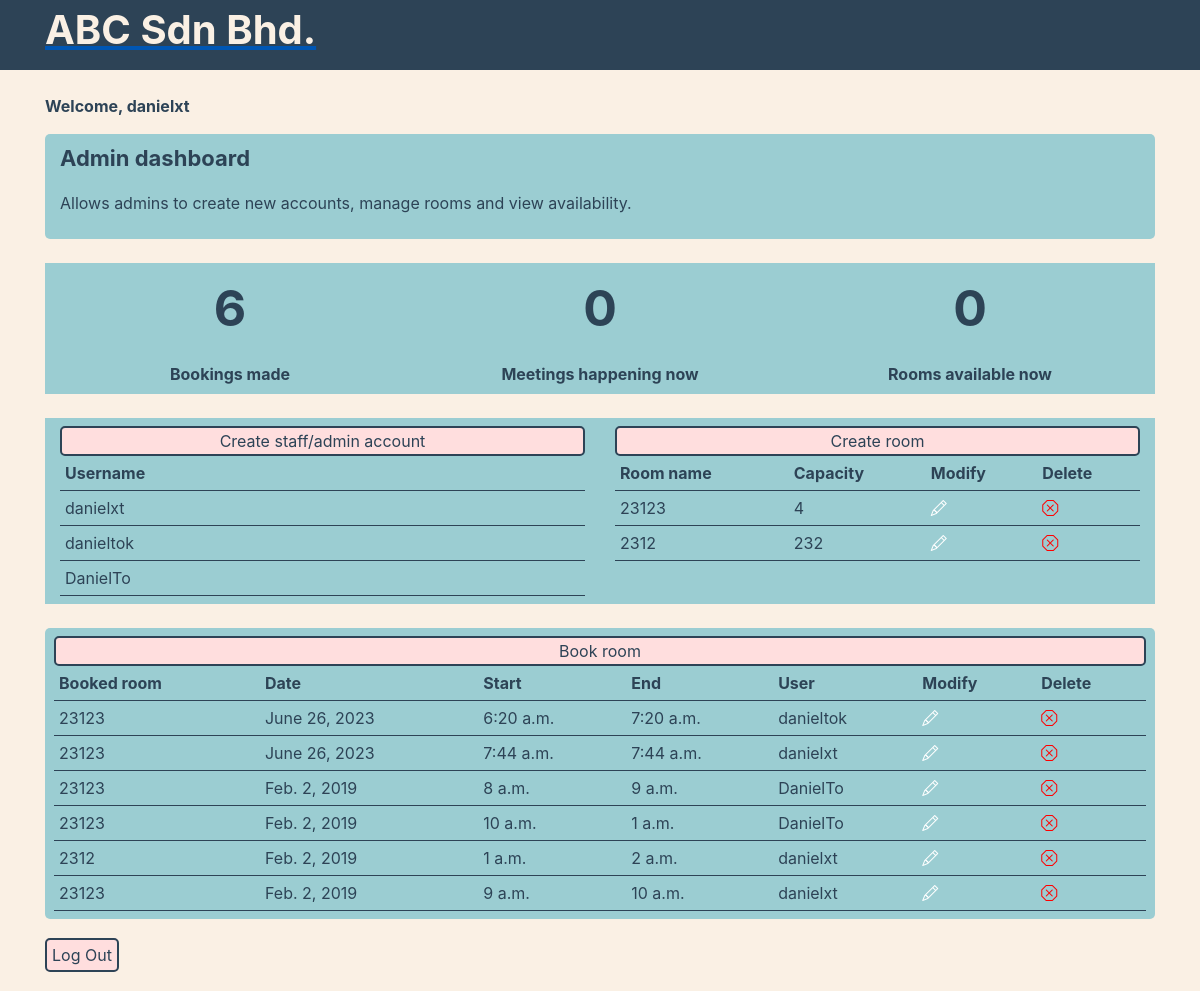
The app's page / (signed in), older data.
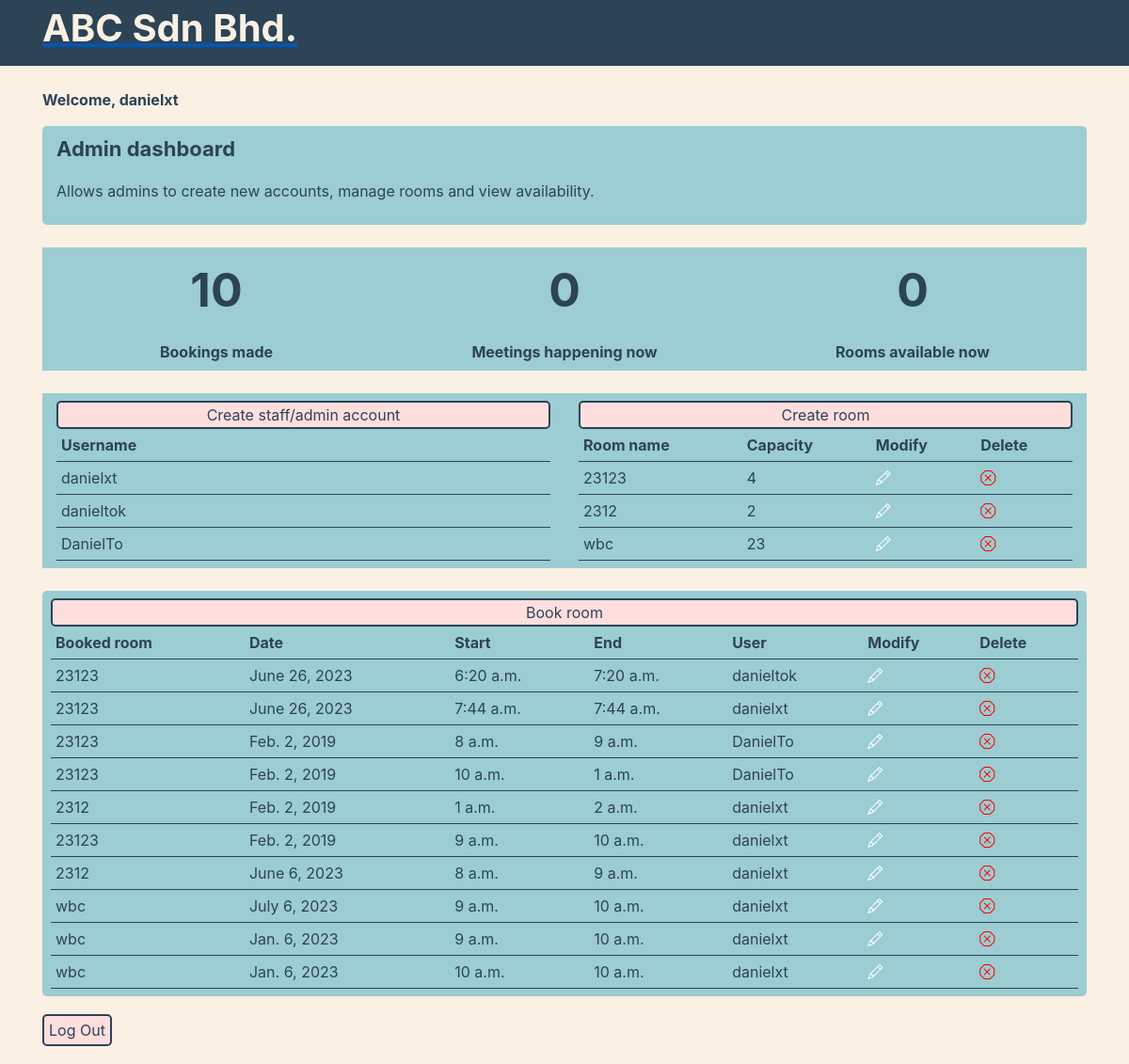
The same page, newer data.
### rooms/models.py (models this page shows)
class Room(models.Model):
    roomName = models.CharField(max_length=50, unique=True)
    capacity = models.IntegerField(default=0)
    createdAt = models.DateTimeField(auto_now_add=True)
    def __str__(self):
        return self.roomName

### booking/models.py (models this page shows)
class RoomBooking(models.Model):
    roomName = models.ForeignKey('rooms.Room', on_delete=models.CASCADE)
    userName = models.ForeignKey(User, on_delete=models.CASCADE, default="")
    date = models.DateField()
    start = models.TimeField()
    end = models.TimeField()

### roomBooking/views.py (the view)
# urls.py: path('', setupHomePage, name='home'),
def setupHomePage(request): # calls room view, user view, bookings view to display on page
    roomData = Room.objects.all()
    userData = User.objects.all()
    roomBookingData = RoomBooking.objects.all()
    numBookings = RoomBooking.objects.count()
    context = {
        'rooms' : roomData,
        'users' : userData,
        'roomBooking' : roomBookingData,
        'numBookings' : numBookings
    }
    return render(request, 'home.html', context)

### templates/home.html (shortened to what this page needs)
{% extends 'base.html' %}
{% block content %}
{% if user.is_authenticated %}
<div class="container">
    <br>
    <p><b>Welcome, {{ user.username }} </b></p>
    {% if user.is_staff %}
        <div class="container py-2 boxColor">
            <p class="boxHeaderFont"><b class="boxHeaderFont">Admin dashboard</b></p>
            <p> Allows admins to create new accounts, manage rooms and view availability. </p>
        </div>
        <div class="container" style="text-align:center">
            <div class="row pt-4 headerNumbers">
                <div class="col boxColor py-2">
                    {{numBookings}}
                </div>
                <div class="col boxColor py-2">
                    0
                </div>
                <div class="col boxColor py-2">
                    0
                </div>
          </div>
          <div class="row headerText">
            <div class="col boxColor py-2">
                Bookings made
            </div>
            <div class="col boxColor py-2">
                Meetings happening now
            </div>
            <div class="col boxColor py-2">
                Rooms available now
            </div>
      </div>
        </div>
        <div class="container">
            <div class="row py-4">
                <div class="col boxColor py-2">
                    <button><a href="{% url 'signup' %}">Create staff/admin account</a></button>
                    <table class="dataTable">
                        <tr style="font-weight:bold">
                            <th>Username</th>
                        </tr>
                        {% for user in users %}
                        <tr>
                            <td>{{user.username}}</td>
                        {% endfor %}
                        </tr>
                    </table>
                </div>
                <div class="col boxColor py-2">
                    <button><a href="{% url 'createRoom' %}">Create room </a></button>
                    <table class="dataTable">
                        <tr style="font-weight:bold">
                            <th>Room name</th>
                            <th>Capacity</th>
                            <th>Modify</th>
                            <th>Delete</th>
                        </tr>
                        {% for room in rooms %}
                            <tr>
                                <td>{{room.roomName}}</td>
                                <td>{{room.capacity}}</td>
                                <td><a href="rooms/modify/{{room.id}}"><i class="bi bi-pencil" style="color:white"></i></a></td>
                                <td><a href="rooms/deleteRoom/{{room.id}}"><i class="bi bi-x-octagon" style='color:red'></i></a></td>
                            </tr>
                        {% endfor %}
                    </table>
                </div>
          </div>
        </div>
            <div class="container px-4 boxColor">
                <div class="row py-2">
                    <button><a href="{% url 'roomBooking' %}">Book room</a></button>
                    <table class="dataTable">
                        <tr style="font-weight:bold">
                            <th>Booked room</th>
                            <th>Date</th>
                            <th>Start</th>
                            <th>End</th>
                            <th>User</th>
                            <th>Modify</th>
                            <th>Delete</th>
                        </tr>
                        <tr>
                            {% for booking in roomBooking %}
                                <tr>
                                    <td>{{booking.roomName}}</td>
                                    <td>{{booking.date}}</td>
                                    <td>{{booking.start}}</td>
                                    <td>{{booking.end}}</td>
                                    <td>{{booking.userName}}</td>
                                    <td><a href="#"><i class="bi bi-pencil" style="color:white"></i></a></td>
                                    <td><a href="#"><i class="bi bi-x-octagon" style='color:red'></i></a></td>
                                </tr>
                            {% endfor %}
                        </tr>
                    </table>
                </div>
            </div>
    {% else %}
        <p><b>Staff dashboard</b></p>
    {% endif %}
    <br>
    <a href="{% url 'logout' %}" style="background-color:var(--palePink); padding:5px; border:2px solid var(--grey); border-radius:5px;">Log Out</a>
    </div>
{% else %}
<p>You are not logged in</p>
<a href="{% url 'login' %}">Log In</a>
</div>
{% endif %}
{% endblock %}

### templates/base.html (shortened to what this page needs)
<!DOCTYPE html>
<html>
<head>
    <link href="https://cdn.jsdelivr.net/npm/bootstrap@5.3.0/dist/css/bootstrap.min.css" rel="stylesheet">
    <link rel="stylesheet" href="https://cdn.jsdelivr.net/npm/bootstrap-icons@1.10.5/font/bootstrap-icons.css">
    <link href="{{ STATIC_URL }}css/bootstrap.css" rel="stylesheet" type="text/css"/>
</head>
<body>
    {% include 'header.html' %}
    <main>
        {% block content %}
        {% endblock %}
        <br>
    </main>
</body>
</head>
</html>
</html>

### templates/header.html (shortened to what this page needs)
<a href="{% url 'home' %}">
    <div class="header" style="color:var(--offWhite); font-size:40px">
        <div class="container">
            <b>ABC Sdn Bhd. </b>
        </div>
    </div>
</a>

### templates/base.html (style rules this page uses)
:root { --orange:#FF8551; --paleBlue:#9BCDD2; --offWhite:#FAF0E4; --palePink:#FFDEDE; --grey:#2D4356 }
body { background-color:var(--offWhite); color:var(--grey) }

### templates/header.html (style rules this page uses)
.header { background-color:var(--grey); height:70px; text-align:left; }
a { text-decoration: none; }

### templates/home.html (style rules this page uses)
a { text-decoration:none; color:var(--grey) }
.container { border-radius:5px }
.boxHeaderFont { font-size:22px; }
.boxColor { background-color:var(--paleBlue); }
button { background-color:var(--palePink); border:2px solid var(--grey); border-radius:5px; width:100%; }
button a { display:block; width:100%; }
button a { color:var(--grey); }
.headerNumbers { font-size:50px; font-weight:bold; }
.headerText { font-weight:bold; }
.dataTable { width:100%; }
.dataTable td,th { padding:5px; }
.dataTable td { border-top:1px solid var(--grey); border-bottom:1px solid var(--grey); }

Row changes from the older to the newer data that the page shows:
changed Room (number 2 of 3 on the later page): capacity "232" → "2"
added Room: roomName "wbc", capacity "23"
added RoomBooking: roomName "2312", date "June 6, 2023", start "8 a.m.", end "9 a.m.", userName "danielxt"
added RoomBooking: roomName "wbc", date "July 6, 2023", start "9 a.m.", end "10 a.m.", userName "danielxt"
added RoomBooking: roomName "wbc", date "Jan. 6, 2023", start "9 a.m.", end "10 a.m.", userName "danielxt"
added RoomBooking: roomName "wbc", date "Jan. 6, 2023", start "10 a.m.", end "10 a.m.", userName "danielxt"
Text that changed along with them:
{{ numBookings }}: "6" → "10"
